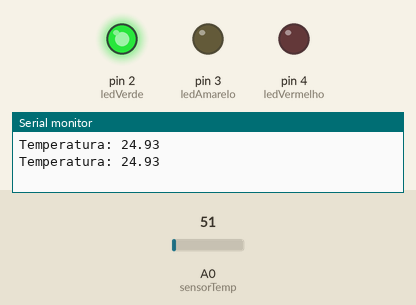
The sketch below on a simulated Arduino Uno, built with avr-gcc and run on an emulated ATmega328P. Shown: output pins drawn as LEDs (lit = HIGH), the last lines printed to the serial monitor. The test bench sets the inputs (shaded band); at power-on: A0 (sensorTemp) = 51.

Above: at 1.8 s.
1.9 s: A0 (sensorTemp) set to 55
At 2.4 s:
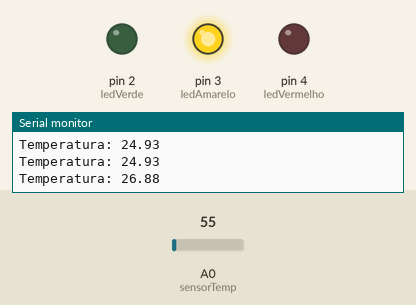
3.5 s: A0 (sensorTemp) set to 86
At 5.2 s:
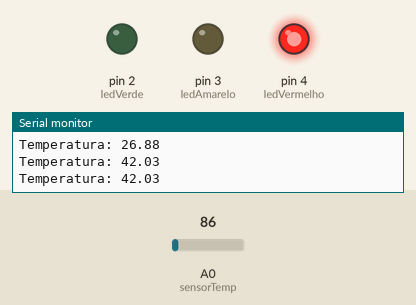
5.5 s: A0 (sensorTemp) set to 71
At 6.8 s:
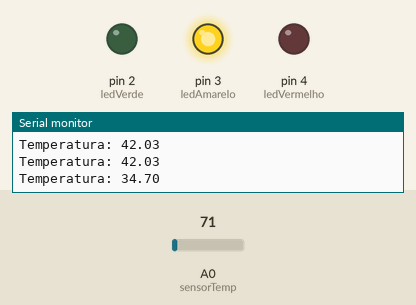
7.5 s: A0 (sensorTemp) set to 30
At 8.3 s:
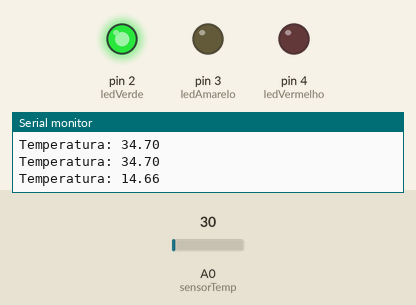
Timing chart, 0 to 10.5 s (numbered marks = the images above; inputs shaded):
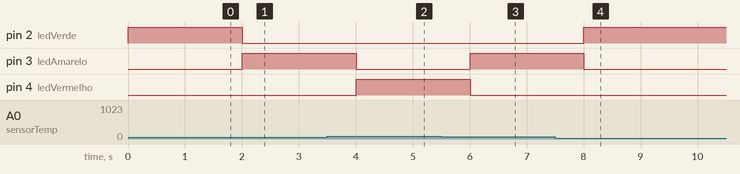

Measured:
- the behaviour switches between 51 and 52 on A0 (sensorTemp) (found by bisection; images 0 and 1)
- after the input at 1.9 s, pin 2 (ledVerde): HIGH → LOW after 0.10 s; pin 3 (ledAmarelo): LOW → HIGH after 0.10 s
- after the input at 3.5 s, pin 3 (ledAmarelo): HIGH → LOW after 0.50 s; pin 4 (ledVermelho): LOW → HIGH after 0.50 s
- after the input at 5.5 s, pin 3 (ledAmarelo): LOW → HIGH after 0.51 s; pin 4 (ledVermelho): HIGH → LOW after 0.51 s
- after the input at 7.5 s, pin 2 (ledVerde): LOW → HIGH after 0.51 s; pin 3 (ledAmarelo): HIGH → LOW after 0.51 s

The sketch:

1.ino
```cpp
// Pinos dos LEDs
const int ledVerde = 2;
const int ledAmarelo = 3;
const int ledVermelho = 4;

// Pino do sensor LM35
const int sensorTemp = A0;

void setup() {
  pinMode(ledVerde, OUTPUT);
  pinMode(ledAmarelo, OUTPUT);
  pinMode(ledVermelho, OUTPUT);
  Serial.begin(9600); // Monitor serial (opcional)
}

void loop() {
  int leitura = analogRead(sensorTemp);
  float tensao = leitura * 5.0 / 1023.0;
  float temperatura = tensao * 100; // LM35: 10mV por grau

  Serial.print("Temperatura: ");
  Serial.println(temperatura);

  // Lógica dos LEDs
  if (temperatura <= 25) {
    digitalWrite(ledVerde, HIGH);
    digitalWrite(ledAmarelo, LOW);
    digitalWrite(ledVermelho, LOW);
  } else if (temperatura > 25 && temperatura <= 35) {
    digitalWrite(ledVerde, LOW);
    digitalWrite(ledAmarelo, HIGH);
    digitalWrite(ledVermelho, LOW);
  } else {
    digitalWrite(ledVerde, LOW);
    digitalWrite(ledAmarelo, LOW);
    digitalWrite(ledVermelho, HIGH);
  }

  delay(1000); // Atualiza a cada 1 segundo
}
```
